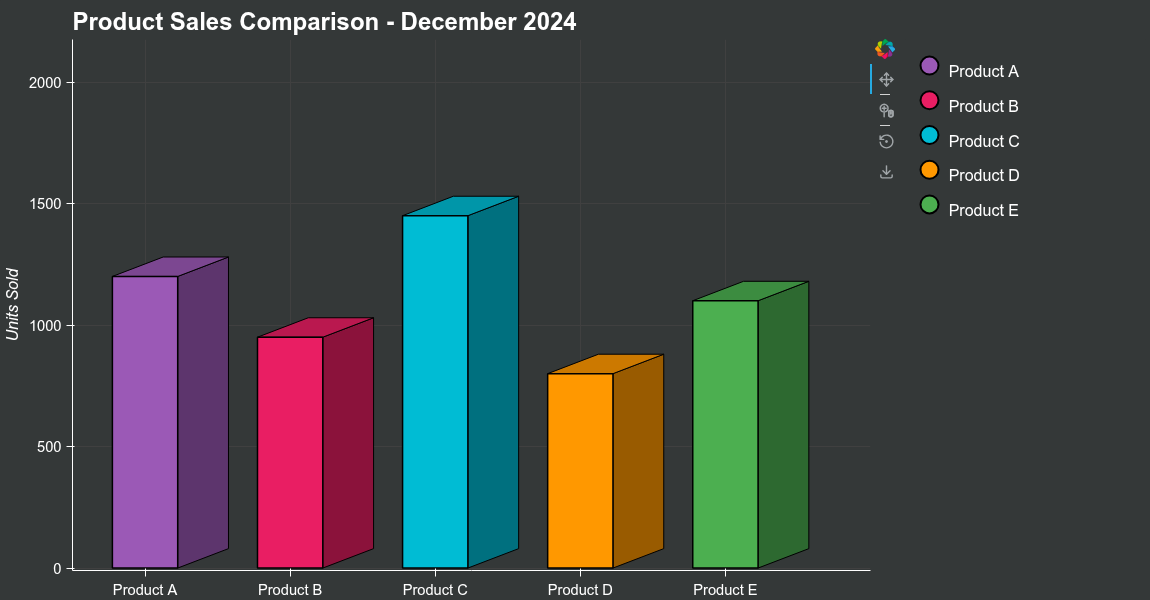

Reproduce this figure in Python.
from bokeh_rocks import *


products = ['Product A', 'Product B', 'Product C', 'Product D', 'Product E']
sales = [1200, 950, 1450, 800, 1100]
colors_products = ['#9b59b6', '#e91e63', '#00bcd4', '#ff9800', '#4caf50']

product_chart = plot_3d_bars(
    categories=products,
    values=sales,
    colors=colors_products,
    labels=products,
    title='Product Sales Comparison - December 2024',
    ylabel='Units Sold',
    width=900,
    height=600
)

legend_products = create_legend(products, colors_products)
layout_products = row(product_chart, legend_products, stylesheets=[get_dark_stylesheet()])
show(layout_products)
save_plot(layout_products, 'output/bar3d_03')
